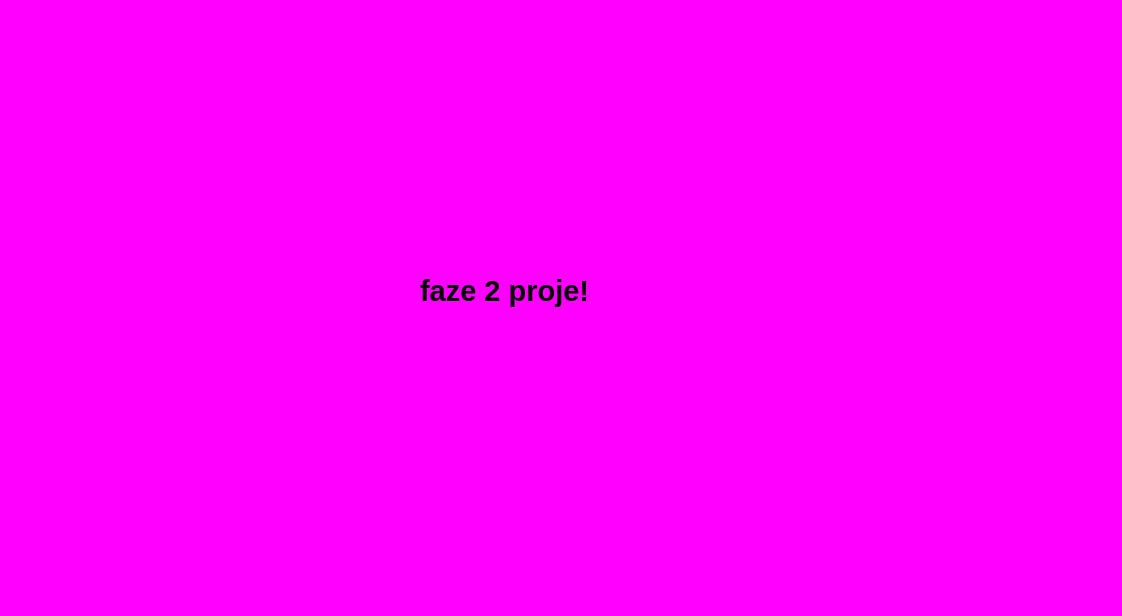
<?xml version="1.0" encoding="UTF-8"?>
<ui version="4.0">
 <class>faze2</class>
 <widget class="QWidget" name="faze2">
  <property name="geometry">
   <rect>
    <x>0</x>
    <y>0</y>
    <width>1122</width>
    <height>616</height>
   </rect>
  </property>
  <property name="windowTitle">
   <string>Form</string>
  </property>
  <property name="styleSheet">
   <string notr="true">background-color: rgb(255, 0, 255);</string>
  </property>
  <widget class="QLabel" name="label">
   <property name="geometry">
    <rect>
     <x>420</x>
     <y>170</y>
     <width>371</width>
     <height>241</height>
    </rect>
   </property>
   <property name="font">
    <font>
     <pointsize>22</pointsize>
     <weight>75</weight>
     <bold>true</bold>
    </font>
   </property>
   <property name="text">
    <string>faze 2 proje!</string>
   </property>
  </widget>
 </widget>
 <resources/>
 <connections/>
</ui>
